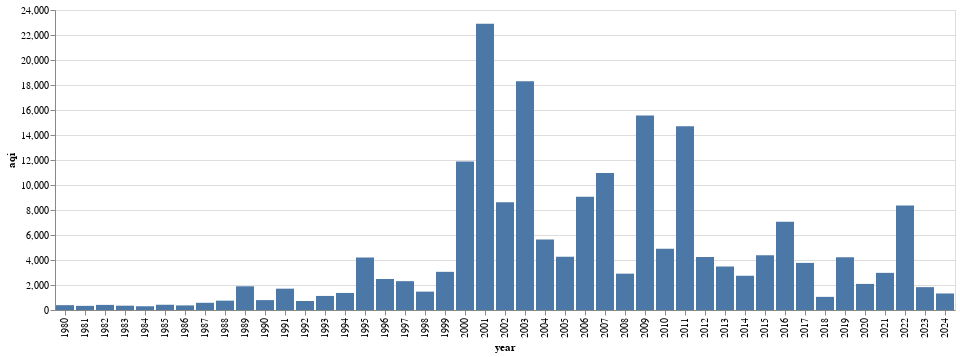

Notebook source saved alongside this figure:
### Code cell
bar = alt.Chart(us_highest_daily_aqi).mark_bar().encode(
    x="year:N",
    y="aqi:Q"
)

bar

### Figure 1 — Vega-Lite specification as saved in the notebook (floating-point values rounded to 4 significant figures)
{"config": {"view": {"continuousWidth": 300, "continuousHeight": 300}}, "data": {"name": "data-a9728839b7762bb082c6082ac99ae253"}, "mark": {"type": "bar"}, "encoding": {"x": {"field": "year", "type": "nominal"}, "y": {"field": "aqi", "type": "quantitative"}}, "$schema": "https://vega.github.io/schema/vega-lite/v5.17.0.json", "datasets": {"data-a9728839b7762bb082c6082ac99ae253": [{"year": 1980, "aqi": 386.0}, {"year": 1981, "aqi": 331.0}, {"year": 1982, "aqi": 410.0}, {"year": 1983, "aqi": 346.0}, {"year": 1984, "aqi": 300.0}, {"year": 1985, "aqi": 420.0}, {"year": 1986, "aqi": 368.0}, {"year": 1987, "aqi": 576.0}, {"year": 1988, "aqi": 747.0}, {"year": 1989, "aqi": 1897.0}, {"year": 1990, "aqi": 791.0}, {"year": 1991, "aqi": 1706.0}, {"year": 1992, "aqi": 721.0}, {"year": 1993, "aqi": 1125.0}, {"year": 1994, "aqi": 1364.0}, {"year": 1995, "aqi": 4197.0}, {"year": 1996, "aqi": 2478.0}, {"year": 1997, "aqi": 2307.0}, {"year": 1998, "aqi": 1471.0}, {"year": 1999, "aqi": 3054.0}, {"year": 2000, "aqi": 11880.0}, {"year": 2001, "aqi": 22900.0}, {"year": 2002, "aqi": 8628.0}, {"year": 2003, "aqi": 18300.0}, {"year": 2004, "aqi": 5637.0}, {"year": 2005, "aqi": 4262.0}, {"year": 2006, "aqi": 9055.0}, {"year": 2007, "aqi": 10970.0}, {"year": 2008, "aqi": 2907.0}, {"year": 2009, "aqi": 15560.0}, {"year": 2010, "aqi": 4909.0}, {"year": 2011, "aqi": 14700.0}, {"year": 2012, "aqi": 4244.0}, {"year": 2013, "aqi": 3479.0}, {"year": 2014, "aqi": 2739.0}, {"year": 2015, "aqi": 4384.0}, {"year": 2016, "aqi": 7063.0}, {"year": 2017, "aqi": 3767.0}, {"year": 2018, "aqi": 1051.0}, {"year": 2019, "aqi": 4227.0}, {"year": 2020, "aqi": 2088.0}, {"year": 2021, "aqi": 2971.0}, {"year": 2022, "aqi": 8368.0}, {"year": 2023, "aqi": 1829.0}, {"year": 2024, "aqi": 1322.0}]}}
